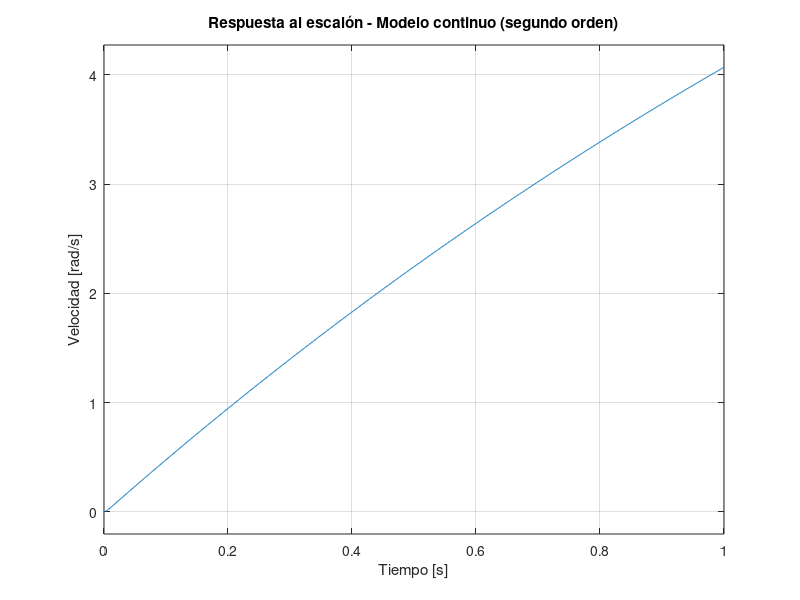

Source code (MATLAB):
% Modelo continuo del motor (segundo orden identificado)
clc; clear; close all;

num = 1650;
den = [1 330 140];
G = tf(num, den);

% Respuesta al escalón
figure;
step(G, 1);
title('Respuesta al escalón - Modelo continuo (segundo orden)');
xlabel('Tiempo [s]');
ylabel('Velocidad [rad/s]');
grid on;